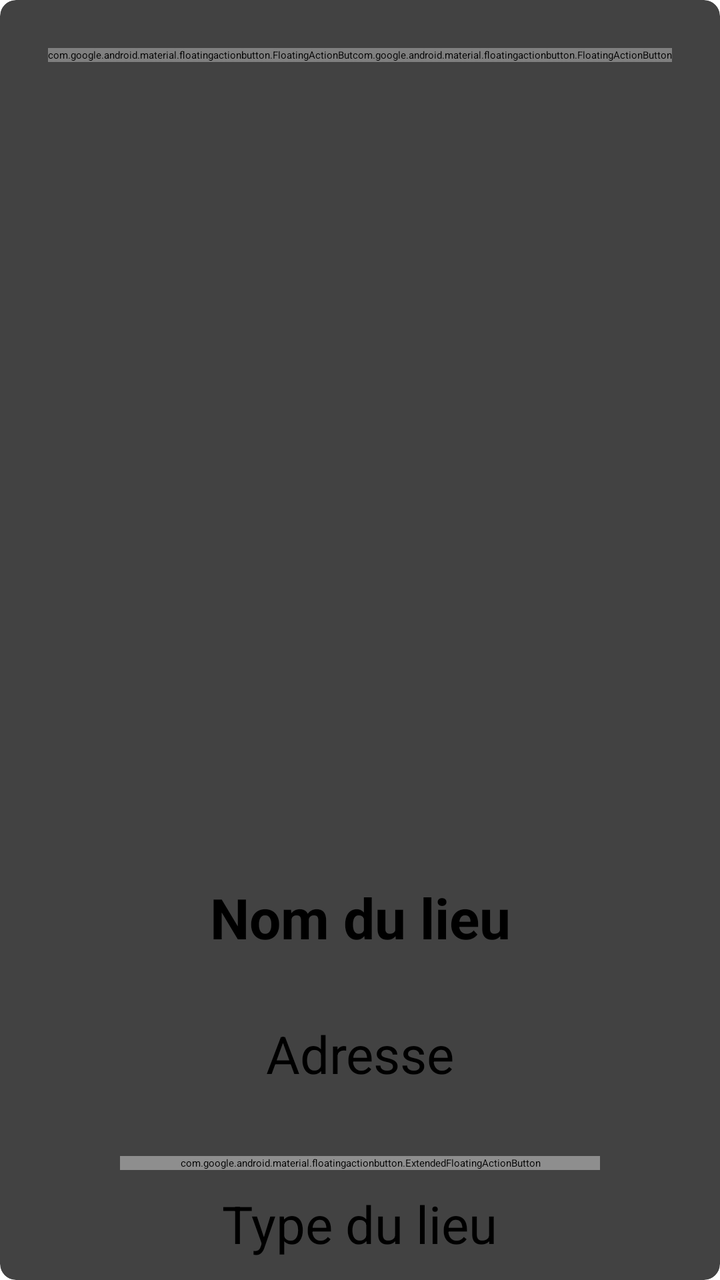
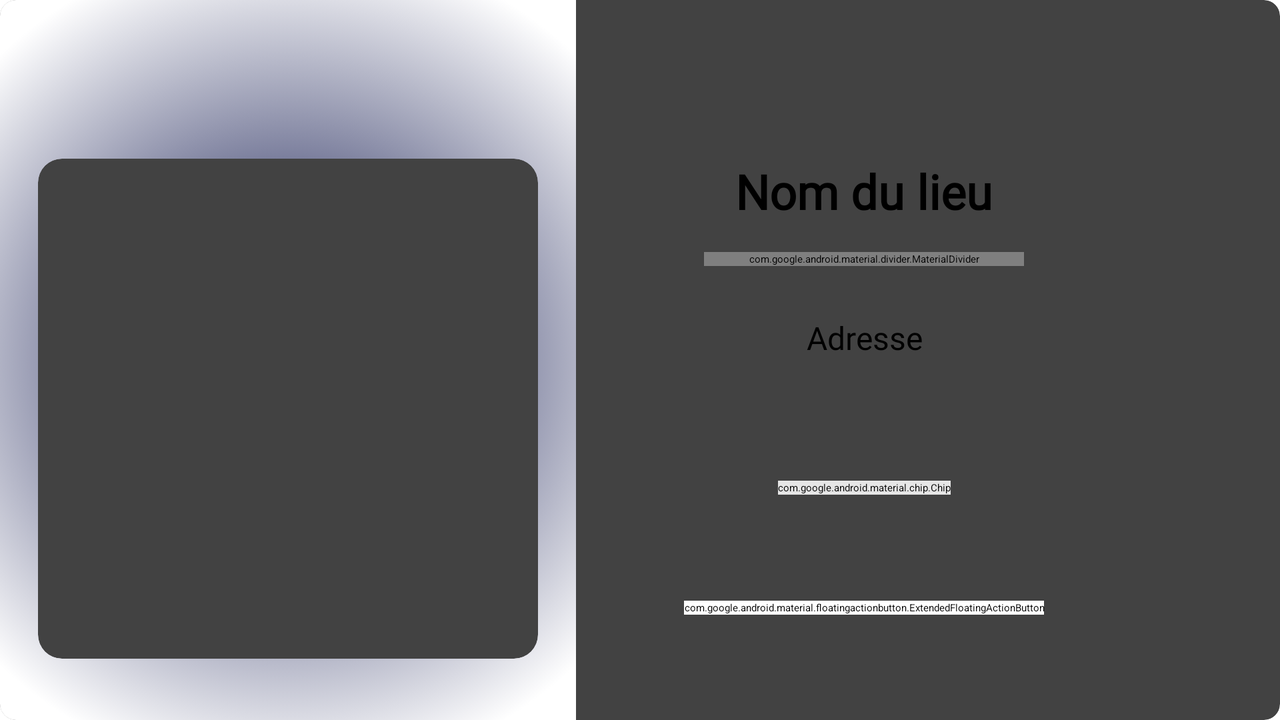

The same Android screen from two of the app's own layout files: first res/layout/ as a phone draws it, then the repository's variant for another configuration, drawn on a device whose configuration selects that folder. Both files follow.
<!-- AndroidManifest.xml: application theme Theme.LaCarte -->
<!-- res/layout/side_sheet_favoris.xml -->
<?xml version="1.0" encoding="utf-8"?>
<androidx.cardview.widget.CardView xmlns:android="http://schemas.android.com/apk/res/android"
    xmlns:app="http://schemas.android.com/apk/res-auto"
    xmlns:tools="http://schemas.android.com/tools"
    android:layout_width="match_parent"
    android:layout_height="match_parent"
    android:id="@+id/parent"
    android:padding="16dp"
    android:background="@color/white"
    app:cardCornerRadius="8dp">

    <androidx.constraintlayout.widget.ConstraintLayout
        style="@style/Widget.Material3.SideSheet.Modal"
        android:layout_width="match_parent"
        android:layout_height="match_parent"
        app:layout_behavior="com.google.android.material.sidesheet.SideSheetBehavior">

        <com.google.android.material.floatingactionbutton.FloatingActionButton
            android:id="@+id/btnSupprimerFavori"
            android:layout_width="wrap_content"
            android:layout_height="wrap_content"
            android:layout_marginStart="24dp"
            android:layout_marginTop="24dp"
            app:layout_constraintStart_toStartOf="parent"
            app:layout_constraintTop_toTopOf="parent"
            app:srcCompat="@drawable/deleteicon"
            app:tint="@color/red" />

        <com.google.android.material.floatingactionbutton.FloatingActionButton
            android:id="@+id/btnFermer"
            android:layout_width="wrap_content"
            android:layout_height="wrap_content"
            android:layout_marginTop="24dp"
            android:layout_marginEnd="24dp"
            android:src="@drawable/close24px"
            app:layout_constraintEnd_toEndOf="parent"
            app:layout_constraintTop_toTopOf="parent" />

        <ImageView
            android:id="@+id/imgLieuDetails"
            android:layout_width="250dp"
            android:layout_height="250dp"
            android:layout_marginTop="140dp"
            android:contentDescription="Image du lieu"
            android:src="@mipmap/ic_launcher"
            app:layout_constraintEnd_toEndOf="parent"
            app:layout_constraintHorizontal_bias="0.5"
            app:layout_constraintStart_toStartOf="parent"
            app:layout_constraintTop_toTopOf="parent" />

        <TextView
            android:id="@+id/txtNomLieu"
            android:layout_width="match_parent"
            android:layout_height="wrap_content"
            android:layout_marginStart="24dp"
            android:layout_marginTop="50dp"
            android:layout_marginEnd="24dp"
            android:text="Nom du lieu"
            android:textAlignment="center"
            android:textSize="28sp"
            android:textStyle="bold"
            app:layout_constraintEnd_toEndOf="parent"
            app:layout_constraintHorizontal_bias="0.5"
            app:layout_constraintStart_toStartOf="parent"
            app:layout_constraintTop_toBottomOf="@+id/imgLieuDetails" />

        <TextView
            android:id="@+id/txtTypeLieu"
            android:layout_width="wrap_content"
            android:layout_height="wrap_content"
            android:layout_marginTop="50dp"
            android:text="Type du lieu"
            android:textSize="26sp"
            app:layout_constraintEnd_toEndOf="parent"
            app:layout_constraintHorizontal_bias="0.5"
            app:layout_constraintStart_toStartOf="parent"
            app:layout_constraintTop_toBottomOf="@+id/txtAdresseLieu" />

        <com.google.android.material.floatingactionbutton.ExtendedFloatingActionButton
            android:id="@+id/btnYAllerFavori"
            android:layout_width="match_parent"
            android:layout_height="wrap_content"
            android:layout_gravity="bottom|end"
            android:layout_marginStart="60dp"
            android:layout_marginEnd="60dp"
            android:layout_marginBottom="55dp"
            android:backgroundTint="#8E8E8E"
            android:contentDescription="@string/bouton_y_aller"
            android:maxWidth="320dp"
            android:text="@string/s_y_rendre"
            android:textColor="@color/black"
            android:textSize="28sp"
            app:icon="@drawable/iconnav"
            app:iconSize="28dp"
            app:iconTint="@color/black"
            app:layout_constraintBottom_toBottomOf="parent"
            app:layout_constraintEnd_toEndOf="parent"
            app:layout_constraintStart_toStartOf="parent" />

        <TextView
            android:id="@+id/txtAdresseLieu"
            android:layout_width="match_parent"
            android:layout_height="wrap_content"
            android:layout_marginStart="24dp"
            android:layout_marginTop="32dp"
            android:layout_marginEnd="24dp"
            android:text="Adresse"
            android:textAlignment="center"
            android:textSize="26sp"
            app:layout_constraintEnd_toEndOf="parent"
            app:layout_constraintHorizontal_bias="0.5"
            app:layout_constraintStart_toStartOf="parent"
            app:layout_constraintTop_toBottomOf="@+id/txtNomLieu" />

    </androidx.constraintlayout.widget.ConstraintLayout>

</androidx.cardview.widget.CardView>
<!-- resources referenced by this layout -->
<resources>
  <color name="black">#FF000000</color>
  <color name="red">#FFFF0000</color>
  <color name="white">#FFFFFFFF</color>
  <!-- drawable deleteicon: png bitmap (drawable, 1235 bytes) -->
  <!-- drawable iconnav: png bitmap (drawable, 2236 bytes) -->
  <string name="bouton_y_aller">Bouton y aller</string>
  <string name="s_y_rendre">S\'y rendre</string>
  <!-- from res/values-v23/ -->
  <style name="Theme.LaCarte" parent="Base.Theme.LaCarte">
          
          <item name="android:navigationBarColor">@android:color/transparent</item>
          <item name="android:statusBarColor">@android:color/transparent</item>
          <item name="android:windowLightStatusBar">?attr/isLightTheme</item>
      </style>
  <style name="Base.Theme.LaCarte" parent="Theme.Material3.Dark.NoActionBar">
          
          
      </style>
</resources>
<!-- res/layout-land/side_sheet_favoris.xml (the repository's variant of the layout above) -->
<!-- drawn on the phone turned sideways -->
<?xml version="1.0" encoding="utf-8"?>
<androidx.cardview.widget.CardView xmlns:android="http://schemas.android.com/apk/res/android"
    xmlns:app="http://schemas.android.com/apk/res-auto"
    xmlns:tools="http://schemas.android.com/tools"
    android:layout_width="match_parent"
    android:layout_height="match_parent"
    android:id="@+id/parentDrawer"
    android:padding="16dp"
    android:background="@color/white"
    app:cardCornerRadius="8dp">

    <androidx.constraintlayout.widget.ConstraintLayout
        style="@style/Widget.Material3.SideSheet.Modal"
        android:layout_width="match_parent"
        android:layout_height="match_parent"
        app:layout_behavior="com.google.android.material.sidesheet.SideSheetBehavior">

        <androidx.constraintlayout.widget.ConstraintLayout
            android:layout_width="0dp"
            android:layout_height="match_parent"
            android:background="@drawable/gradient_drawer_favoris_land"
            app:layout_constraintBottom_toBottomOf="parent"
            app:layout_constraintEnd_toStartOf="@+id/guideline16"
            app:layout_constraintStart_toStartOf="parent"
            app:layout_constraintTop_toTopOf="parent">

            <androidx.cardview.widget.CardView
                android:layout_width="wrap_content"
                android:layout_height="wrap_content"
                app:cardCornerRadius="12dp"
                app:layout_constraintEnd_toEndOf="parent"
                app:layout_constraintStart_toStartOf="parent"
                app:layout_constraintTop_toTopOf="@+id/guideline43">

                <ImageView
                    android:id="@+id/imgLieuDetails"
                    android:layout_width="250dp"
                    android:layout_height="250dp"
                    android:contentDescription="Image du lieu"
                    android:src="@drawable/imgmapsdefaultresized" />

            </androidx.cardview.widget.CardView>

            <Button
                android:id="@+id/btnSupprimerFavori"
                style="?attr/materialIconButtonFilledStyle"
                android:layout_width="wrap_content"
                android:layout_height="wrap_content"
                android:backgroundTint="#980C0C"
                app:icon="@drawable/deleteicon"
                app:iconSize="28sp"
                app:layout_constraintBottom_toTopOf="@+id/guideline43"
                app:layout_constraintEnd_toStartOf="@+id/guideline44"
                app:layout_constraintStart_toStartOf="parent"
                app:layout_constraintTop_toTopOf="parent" />

            <androidx.constraintlayout.widget.Guideline
                android:id="@+id/guideline43"
                android:layout_width="wrap_content"
                android:layout_height="wrap_content"
                android:orientation="horizontal"
                app:layout_constraintGuide_percent="0.22" />

            <androidx.constraintlayout.widget.Guideline
                android:id="@+id/guideline44"
                android:layout_width="wrap_content"
                android:layout_height="wrap_content"
                android:orientation="vertical"
                app:layout_constraintGuide_percent="0.2" />

        </androidx.constraintlayout.widget.ConstraintLayout>

        <Button
            android:id="@+id/btnFermer"
            style="?attr/materialIconButtonOutlinedStyle"
            android:layout_width="wrap_content"
            android:layout_height="wrap_content"
            app:icon="@drawable/close24px"
            app:iconSize="24sp"
            app:iconTint="#9C0000"
            app:layout_constraintBottom_toTopOf="@+id/guideline45"
            app:layout_constraintEnd_toEndOf="parent"
            app:layout_constraintStart_toStartOf="@+id/guideline46"
            app:layout_constraintTop_toTopOf="parent"
            app:strokeColor="#9C0000"
            app:strokeWidth="2dp" />

        <TextView
            android:id="@+id/txtNomLieu"
            android:layout_width="0dp"
            android:layout_height="wrap_content"
            android:layout_marginStart="8dp"
            android:layout_marginEnd="8dp"
            android:fontFamily="@font/fira_sans"
            android:text="Nom du lieu"
            android:textAlignment="center"
            android:textColor="@color/black"
            android:textSize="24sp"
            android:textStyle="bold"
            app:layout_constraintEnd_toStartOf="@+id/guideline46"
            app:layout_constraintHorizontal_bias="0.0"
            app:layout_constraintStart_toStartOf="@+id/guideline16"
            app:layout_constraintTop_toTopOf="@+id/guideline45" />

        <com.google.android.material.divider.MaterialDivider
            android:id="@+id/materialDivider2"
            android:layout_width="0dp"
            android:layout_height="wrap_content"
            android:layout_marginStart="64dp"
            android:layout_marginEnd="64dp"
            app:dividerColor="@color/black"
            app:dividerThickness="2dp"
            app:layout_constraintEnd_toStartOf="@+id/guideline46"
            app:layout_constraintHorizontal_bias="0.5"
            app:layout_constraintStart_toStartOf="@+id/guideline16"
            app:layout_constraintTop_toBottomOf="@+id/guideline47" />

        <TextView
            android:id="@+id/txtAdresseLieu"
            android:layout_width="0dp"
            android:layout_height="wrap_content"
            android:layout_marginStart="8dp"
            android:layout_marginTop="32dp"
            android:layout_marginEnd="8dp"
            android:fontFamily="@font/fira_sans"
            android:text="Adresse"
            android:textAlignment="center"
            android:textColor="@color/black"
            android:textSize="16sp"
            app:layout_constraintEnd_toStartOf="@+id/guideline46"
            app:layout_constraintHorizontal_bias="0.0"
            app:layout_constraintStart_toStartOf="@+id/guideline16"
            app:layout_constraintTop_toTopOf="@+id/guideline47" />

        <com.google.android.material.chip.Chip
            android:id="@+id/chipTypeLieu"
            android:layout_width="wrap_content"
            android:layout_height="wrap_content"
            android:backgroundTint="#E6E6E6"
            android:text="Catégorie du lieu"
            android:textAlignment="center"
            android:textColor="@color/black"
            android:textSize="20sp"
            android:visibility="visible"
            app:chipStrokeColor="@color/black"
            app:layout_constraintBottom_toBottomOf="parent"
            app:layout_constraintEnd_toStartOf="@+id/guideline46"
            app:layout_constraintStart_toStartOf="@+id/guideline16"
            app:layout_constraintTop_toBottomOf="@+id/txtAdresseLieu"
            app:layout_constraintVertical_bias="0.35000002" />

        <com.google.android.material.floatingactionbutton.ExtendedFloatingActionButton
            android:id="@+id/btnYAllerFavori"
            android:layout_width="wrap_content"
            android:layout_height="wrap_content"
            android:layout_gravity="bottom|end"
            android:backgroundTint="@color/white"
            android:contentDescription="@string/bouton_y_aller"
            android:maxWidth="320dp"
            android:text="@string/s_y_rendre"
            android:textColor="@color/black"
            android:textSize="20sp"
            app:icon="@drawable/iconnav"
            app:iconSize="20dp"
            app:iconTint="@color/black"
            app:layout_constraintBottom_toBottomOf="parent"
            app:layout_constraintEnd_toStartOf="@+id/guideline46"
            app:layout_constraintStart_toStartOf="@+id/guideline16"
            app:layout_constraintTop_toBottomOf="@+id/chipTypeLieu"
            app:strokeColor="#00026E"
            app:strokeWidth="1dp" />

        <androidx.constraintlayout.widget.Guideline
            android:id="@+id/guideline16"
            android:layout_width="wrap_content"
            android:layout_height="wrap_content"
            android:orientation="vertical"
            app:layout_constraintGuide_percent="0.45" />

        <androidx.constraintlayout.widget.Guideline
            android:id="@+id/guideline45"
            android:layout_width="wrap_content"
            android:layout_height="wrap_content"
            android:orientation="horizontal"
            app:layout_constraintGuide_percent="0.22" />

        <androidx.constraintlayout.widget.Guideline
            android:id="@+id/guideline46"
            android:layout_width="wrap_content"
            android:layout_height="wrap_content"
            android:orientation="vertical"
            app:layout_constraintGuide_percent="0.9" />

        <androidx.constraintlayout.widget.Guideline
            android:id="@+id/guideline47"
            android:layout_width="wrap_content"
            android:layout_height="wrap_content"
            android:orientation="horizontal"
            app:layout_constraintGuide_percent="0.35" />

    </androidx.constraintlayout.widget.ConstraintLayout>



</androidx.cardview.widget.CardView>
<!-- resources referenced by the variant -->
<!-- as the phone turned sideways resolves them -->
<resources>
  <color name="black">#FF000000</color>
  <color name="white">#FFFFFFFF</color>
  <!-- drawable deleteicon: png bitmap (drawable, 1235 bytes) -->
  <!-- drawable gradient_drawer_favoris_land (drawable) -->
  <?xml version="1.0" encoding="utf-8"?>
  <selector xmlns:android="http://schemas.android.com/apk/res/android">
      <item>
          <shape>
              <gradient android:type="radial" android:gradientRadius="210dp" android:startColor="#020943" android:endColor="@color/white"/>
          </shape>
  
      </item>
  </selector>
  <!-- drawable iconnav: png bitmap (drawable, 2236 bytes) -->
  <string name="bouton_y_aller">Bouton y aller</string>
  <string name="s_y_rendre">S\'y rendre</string>
  <!-- from res/values-v23/ -->
  <style name="Theme.LaCarte" parent="Base.Theme.LaCarte">
          
          <item name="android:navigationBarColor">@android:color/transparent</item>
          <item name="android:statusBarColor">@android:color/transparent</item>
          <item name="android:windowLightStatusBar">?attr/isLightTheme</item>
      </style>
  <style name="Base.Theme.LaCarte" parent="Theme.Material3.Dark.NoActionBar">
          
          
      </style>
</resources>
